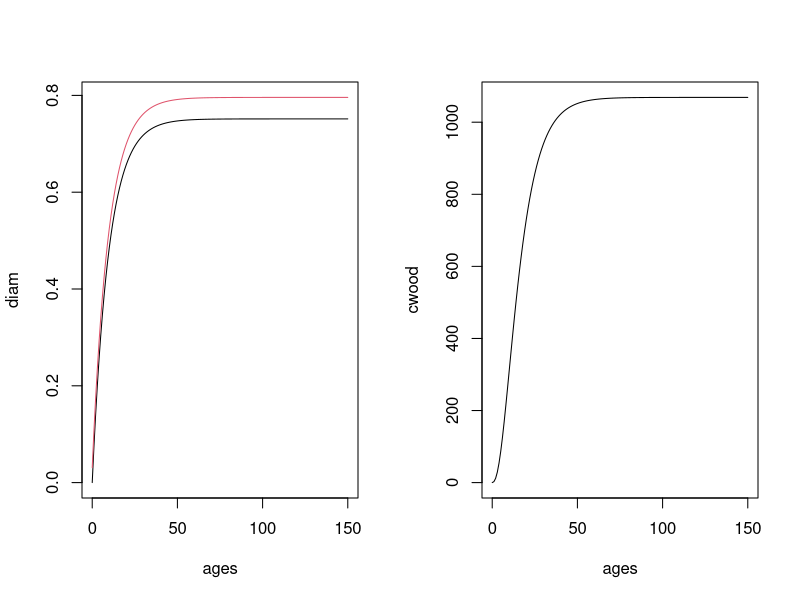

This chart was generated by the following R code:
set.seed(42)
library(ggpubr)

## Example using correlated bivariate
log_wc_mean = -1.939
log_wc_sd = 0.562

## Parameters derived from NLME equations
diam_asym_mean = 0.336
diam_asym_sd = 0.303
diam_asym_wc = 0.0067

diam_lrc_mean = -3.81
diam_lrc_sd = 1.126
diam_lrc_wc = -0.088

## Parameter correlations (asym vs. lrc)
diam_corr = -0.513

## 1. Generate z1 and z2
z1 = rnorm(1, 0, 1)
z2 = rnorm(1, 0, 1)

## 2. Convert 
z1 = z1
z2 = diam_corr * z1 + sqrt(1 - diam_corr^2) * z2
#plot(z1, z2)

## 3. Convert to real values
asym = z1 * diam_asym_sd + diam_asym_mean
lrc = z1 * diam_lrc_sd + diam_lrc_mean
print(paste(asym, lrc))

## 4. make curve to check
ages <- seq(0, 150)
diam <- asym * ( 1 - exp(- exp( lrc ) * ages ))

## 5. Chojnacky eq (dbh - drc)
stems <- 2
sstems <- ifelse(stems > 1, 1, 0)

pB0 <- -4.9209
pB1 <- 0.9823
pB2 <- 1.8879

#drc <- (pB0 + pB1 * (diam*100) + pB2 * sstems) / 100
drc <- (diam*100 - pB0 - pB2 * sstems) / (pB1 * 100)

## 6. Grier DRC -> Cwood
pB0 <- -2.588
pB1 <- 2.955
lcwood <- pB0 + pB1 * log10(drc * 100)
cwood <- 10^lcwood

par(mfrow = c(1,2))
plot(ages, diam, type = 'l', ylim = c(0, max(c(diam, drc))))
lines(ages, drc, col = 2)
plot(ages, cwood, type = 'l')